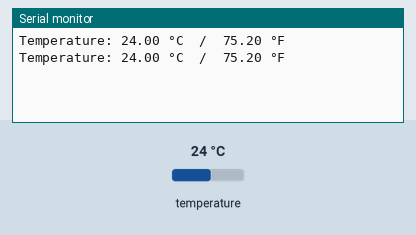
Bench run of a sketch on a simulated Arduino Uno, built with avr-gcc and run on an emulated ATmega328P. Shown: the last lines printed to the serial monitor. Inputs (shaded band) come from the test bench; at power-on: temperature 24 °C.

Above: at 3.3 s.
3.4 s: temperature set to 12 °C
At 5.3 s:
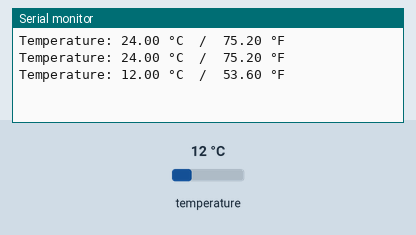
5.9 s: temperature set to 19 °C
At 6.6 s:
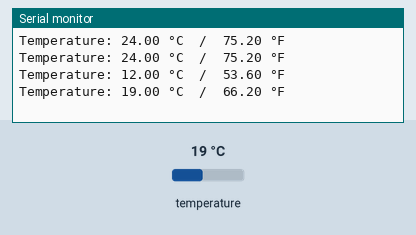
Timing chart, 0 to 8.9 s (numbered marks = the images above; inputs shaded):
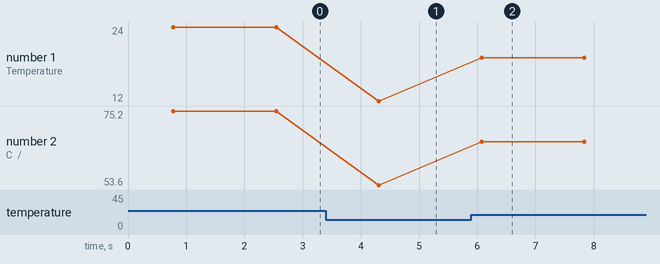

The sketch:

ds18b20.ino
```cpp
#include <OneWire.h>
#include <DallasTemperature.h>

// Define the digital pin for KY-001 Data Output (DO)
#define ONE_WIRE_BUS 2

OneWire oneWire(ONE_WIRE_BUS);
DallasTemperature sensors(&oneWire);

void setup() {
  Serial.begin(9600);
  sensors.begin();
}

void loop() {
  sensors.requestTemperatures();  // Request temperature reading

  float Celsius = sensors.getTempCByIndex(0);

  // Check if the sensor is connected
  if (Celsius == DEVICE_DISCONNECTED_C) {
    Serial.println("Error: KY-001 sensor not detected!");
  } else {
    float Fahrenheit = sensors.toFahrenheit(Celsius);
    Serial.print("Temperature: ");
    Serial.print(Celsius);
    Serial.print(" °C  /  ");
    Serial.print(Fahrenheit);
    Serial.println(" °F");
  }

  delay(1000);  // Wait 1 second before next reading
}
    
```

Measured:
- after the input at 3.4 s, the serial monitor: prints a new line after 0.91 s (image 1)
- after the input at 5.9 s, the serial monitor: prints a new line after 0.18 s (image 2)
- plotted number 1: 24 → 12 after the input at 3.4 s, 12 → 19 after the input at 5.9 s
- plotted number 2: 75.2 → 53.6 after the input at 3.4 s, 53.6 → 66.2 after the input at 5.9 s
